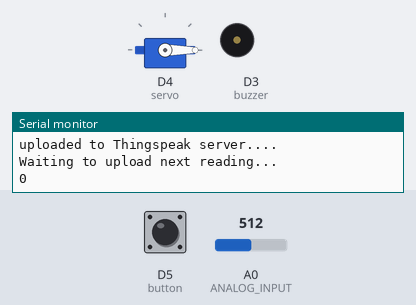
Bench run of a sketch on a simulated ESP8266 (NodeMCU). On the bench: servo, buzzer (waves = sounding, pin HIGH), the last lines printed to the serial monitor. Inputs (shaded band) come from the test bench; at power-on: A0 (ANALOG_INPUT) = 512, D5 (button) LOW. WiFi joins after 1.5 s; servers stay silent unless stated; pins used as bus, display or sensor lines are not drawn.

Above: at 10.2 s.
10.3 s: A0 (ANALOG_INPUT) set to 417
12.1 s: A0 (ANALOG_INPUT) set to 386
At 13.8 s:
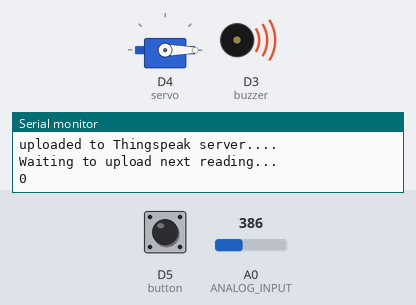
14.1 s: D5 (button) pulled HIGH for 0.6 s
At 15.6 s:
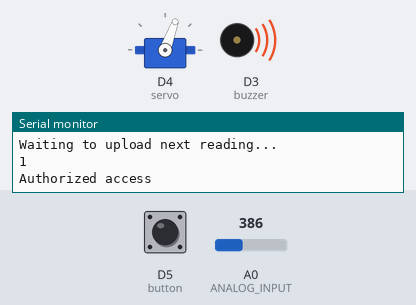
20.0 s: A0 (ANALOG_INPUT) set to 410
At 23.9 s:
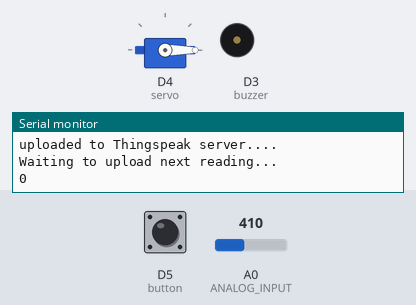
25.0 s: A0 (ANALOG_INPUT) set to 390
At 26.5 s:
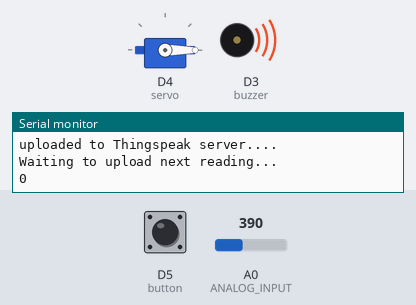
Timing chart, 0 to 27.7 s (numbered marks = the images above; inputs shaded):
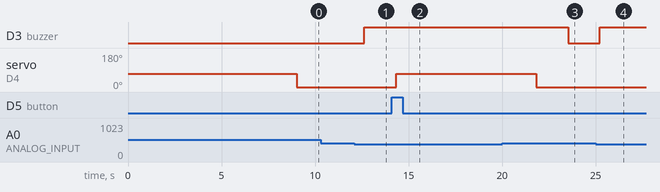

Measured:
- the behaviour switches between 401 and 400 on A0 (ANALOG_INPUT) (found by bisection; images 0 and 1)
- after the input at 12.1 s, D3 (buzzer): LOW → HIGH after 0.53 s
- after the input at 14.1 s, servo on D4 (servo): 0° → 70° after 0.23 s
- after the input at 20.0 s, D3 (buzzer): HIGH → LOW after 3.5 s
- after the input at 25.0 s, D3 (buzzer): LOW → HIGH after 0.24 s

The sketch:

kamal_cd4051.ino
```cpp
#include <ESP8266WiFi.h>
#include <Servo.h>

String apiWritekey = "GE6QRHO8SOQGEQRR"; // replace with your THINGSPEAK WRITEAPI key here
const char* ssid = "pulchokians_wlink"; // your wifi SSID name
const char* password = "rautahat11" ;// wifi pasword

const char* server = "api.thingspeak.com";
//float resolution=3.3/1023;// 3.3 is the supply volt  & 1023 is max analog read value
WiFiClient client;

#define MUX_A D0
#define MUX_B D1
#define MUX_C D2
#define buzzer D3
#define button D5
#define servo D4


#define ANALOG_INPUT A0
Servo myservo;


void setup() {
  //Deifne output pins for Mux
 Serial.begin(115200);
  WiFi.disconnect();
  delay(10);
  WiFi.begin(ssid, password);

  Serial.println();
  Serial.println();
  Serial.print("Connecting to ");
  Serial.println(ssid);

  WiFi.begin(ssid, password);

  while (WiFi.status() != WL_CONNECTED) {
    delay(500);
    Serial.print(".");
  }
  Serial.println("");
  Serial.print("NodeMcu connected to wifi...");
  Serial.println(ssid);
  Serial.println();

  pinMode(MUX_A, OUTPUT);
  pinMode(MUX_B, OUTPUT);
  pinMode(MUX_C, OUTPUT);
  myservo.attach(servo);
  myservo.write( 70 );
  delay(7500);
  myservo.write( 0 );

  pinMode(buzzer,OUTPUT);
  pinMode(button,INPUT);
  digitalWrite(button,LOW);
  digitalWrite(buzzer,LOW);

}

void changeMux(int c, int b, int a) {
  digitalWrite(MUX_A, a);
  digitalWrite(MUX_B, b);
  digitalWrite(MUX_C, c);
}

void loop() {
  float value;
  float v1;
  float v2;


  changeMux(LOW, LOW, LOW);
  value = analogRead(ANALOG_INPUT); //Value of the  alcohol sensor connected Option 0 pin of Mux
  Serial.print("data from alcohol sensor  ");
  Serial.println(value);

  changeMux(LOW, LOW, HIGH);
  v1 = analogRead(ANALOG_INPUT); //Value of the  gas sensor connected Option 1 pin of Mux
  Serial.print(" data from gas sensor");
  Serial.println(v1);

   changeMux(LOW, HIGH, LOW);
  v2 = analogRead(ANALOG_INPUT); //Value of the  fire sensor connected Option 2 pin of Mux
  Serial.print("data from fire sensor ");
  Serial.println(v2);


    if (client.connect(server,80))
  {
    String tsData = apiWritekey;
           tsData +="&field1=";
           tsData += String(v1);
           tsData +="&field2=";
           tsData += String(v2);
           tsData += "\r\n\r\n";

     client.print("POST /update HTTP/1.1\n");
     client.print("Host: api.thingspeak.com\n");
     client.print("Connection: close\n");
     client.print("X-THINGSPEAKAPIKEY: "+apiWritekey+"\n");
     client.print("Content-Type: application/x-www-form-urlencoded\n");
     client.print("Content-Length: ");
     client.print(tsData.length());
     client.print("\n\n");  // the 2 carriage returns indicate closing of Header fields & starting of data
     client.print(tsData);

     /*Serial.print("Voltage: ");
     Serial.print(v1);*/
     Serial.println("uploaded to Thingspeak server....");
  }
  client.stop();

  Serial.println("Waiting to upload next reading...");
  Serial.println();

   int b=digitalRead(button);
   Serial.println(b);
  if(b == HIGH)
   {

     if (value <= 580) //check alcohol level
  {
    Serial.println("Authorized access");
    Serial.println();
   myservo.write( 70 );
 delay(7500);
  myservo.write( 0 );


   }

 else
 {
    Serial.println(" drunkar person");


    delay(100);


  }
}

   if(v2<=400)
   {
     digitalWrite(buzzer,HIGH);
   }
   else
   {
     digitalWrite(buzzer,LOW);
   }


  // thingspeak needs minimum 15 sec delay between updates
  delay(1500);


  // thingspeak needs minimum 15 sec delay between updates
 // delay(2000);

}
```
